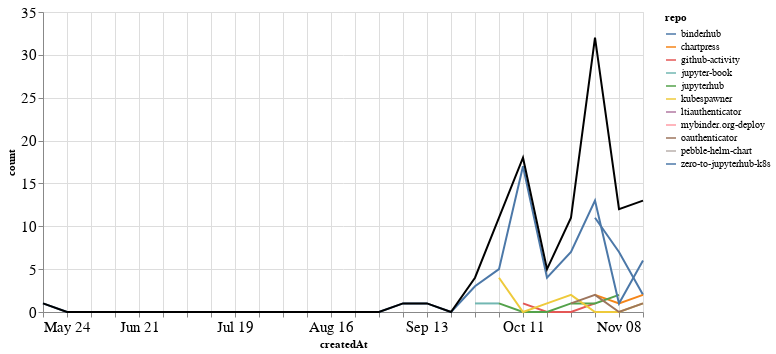

Notebook cell for this chart:
### Markdown cell above
## PRs

### Code cell
prs_time = prs.groupby('repo').resample('W', on='createdAt').count()['author'].reset_index()
prs_time = prs_time.rename(columns={'author': 'count'})
prs_time_total = prs_time.groupby('createdAt').agg({"count": "sum"}).reset_index()

ch1 = alt.Chart(prs_time, width=600).mark_line().encode(
    x='createdAt',
    y='count',
    color='repo',
    tooltip="repo"
)

ch2 = alt.Chart(prs_time_total, width=600).mark_line(color="black").encode(
    x='createdAt',
    y='count',
)

ch1 + ch2

### Figure 1 — Vega-Lite specification as saved in the notebook (floating-point values rounded to 4 significant figures)
{"config": {"axisLeft": {"labelFontSize": 15}, "axisBottom": {"labelFontSize": 15}}, "layer": [{"data": {"name": "data-407f93bc9406275a279dc7ec8a6a9b4e"}, "mark": "line", "encoding": {"color": {"type": "nominal", "field": "repo"}, "tooltip": {"type": "nominal", "field": "repo"}, "x": {"type": "temporal", "field": "createdAt"}, "y": {"type": "quantitative", "field": "count"}}, "width": 600}, {"data": {"name": "data-1863942d28d30839d737d8d1be94b3ff"}, "mark": {"type": "line", "color": "black"}, "encoding": {"x": {"type": "temporal", "field": "createdAt"}, "y": {"type": "quantitative", "field": "count"}}, "width": 600}], "$schema": "https://vega.github.io/schema/vega-lite/v4.8.1.json", "datasets": {"data-407f93bc9406275a279dc7ec8a6a9b4e": [{"repo": "binderhub", "createdAt": "2020-11-01T00:00:00", "count": 11}, {"repo": "binderhub", "createdAt": "2020-11-08T00:00:00", "count": 7}, {"repo": "binderhub", "createdAt": "2020-11-15T00:00:00", "count": 2}, {"repo": "chartpress", "createdAt": "2020-11-01T00:00:00", "count": 2}, {"repo": "chartpress", "createdAt": "2020-11-08T00:00:00", "count": 1}, {"repo": "chartpress", "createdAt": "2020-11-15T00:00:00", "count": 2}, {"repo": "github-activity", "createdAt": "2020-10-11T00:00:00", "count": 1}, {"repo": "github-activity", "createdAt": "2020-10-18T00:00:00", "count": 0}, {"repo": "github-activity", "createdAt": "2020-10-25T00:00:00", "count": 0}, {"repo": "github-activity", "createdAt": "2020-11-01T00:00:00", "count": 1}, {"repo": "jupyter-book", "createdAt": "2020-09-27T00:00:00", "count": 1}, {"repo": "jupyter-book", "createdAt": "2020-10-04T00:00:00", "count": 1}, {"repo": "jupyterhub", "createdAt": "2020-10-04T00:00:00", "count": 1}, {"repo": "jupyterhub", "createdAt": "2020-10-11T00:00:00", "count": 0}, {"repo": "jupyterhub", "createdAt": "2020-10-18T00:00:00", "count": 0}, {"repo": "jupyterhub", "createdAt": "2020-10-25T00:00:00", "count": 1}, {"repo": "jupyterhub", "createdAt": "2020-11-01T00:00:00", "count": 1}, {"repo": "jupyterhub", "createdAt": "2020-11-08T00:00:00", "count": 2}, {"repo": "kubespawner", "createdAt": "2020-10-04T00:00:00", "count": 4}, {"repo": "kubespawner", "createdAt": "2020-10-11T00:00:00", "count": 0}, {"repo": "kubespawner", "createdAt": "2020-10-18T00:00:00", "count": 1}, {"repo": "kubespawner", "createdAt": "2020-10-25T00:00:00", "count": 2}, {"repo": "kubespawner", "createdAt": "2020-11-01T00:00:00", "count": 0}, {"repo": "kubespawner", "createdAt": "2020-11-08T00:00:00", "count": 0}, {"repo": "kubespawner", "createdAt": "2020-11-15T00:00:00", "count": 1}, {"repo": "ltiauthenticator", "createdAt": "2020-11-15T00:00:00", "count": 1}, {"repo": "mybinder.org-deploy", "createdAt": "2020-11-01T00:00:00", "count": 2}, {"repo": "oauthenticator", "createdAt": "2020-10-25T00:00:00", "count": 1}, {"repo": "oauthenticator", "createdAt": "2020-11-01T00:00:00", "count": 2}, {"repo": "oauthenticator", "createdAt": "2020-11-08T00:00:00", "count": 0}, {"repo": "oauthenticator", "createdAt": "2020-11-15T00:00:00", "count": 1}, {"repo": "pebble-helm-chart", "createdAt": "2020-11-08T00:00:00", "count": 1}, {"repo": "zero-to-jupyterhub-k8s", "createdAt": "2020-05-24T00:00:00", "count": 1}, {"repo": "zero-to-jupyterhub-k8s", "createdAt": "2020-05-31T00:00:00", "count": 0}, {"repo": "zero-to-jupyterhub-k8s", "createdAt": "2020-06-07T00:00:00", "count": 0}, {"repo": "zero-to-jupyterhub-k8s", "createdAt": "2020-06-14T00:00:00", "count": 0}, {"repo": "zero-to-jupyterhub-k8s", "createdAt": "2020-06-21T00:00:00", "count": 0}, {"repo": "zero-to-jupyterhub-k8s", "createdAt": "2020-06-28T00:00:00", "count": 0}, {"repo": "zero-to-jupyterhub-k8s", "createdAt": "2020-07-05T00:00:00", "count": 0}, {"repo": "zero-to-jupyterhub-k8s", "createdAt": "2020-07-12T00:00:00", "count": 0}, {"repo": "zero-to-jupyterhub-k8s", "createdAt": "2020-07-19T00:00:00", "count": 0}, {"repo": "zero-to-jupyterhub-k8s", "createdAt": "2020-07-26T00:00:00", "count": 0}, {"repo": "zero-to-jupyterhub-k8s", "createdAt": "2020-08-02T00:00:00", "count": 0}, {"repo": "zero-to-jupyterhub-k8s", "createdAt": "2020-08-09T00:00:00", "count": 0}, {"repo": "zero-to-jupyterhub-k8s", "createdAt": "2020-08-16T00:00:00", "count": 0}, {"repo": "zero-to-jupyterhub-k8s", "createdAt": "2020-08-23T00:00:00", "count": 0}, {"repo": "zero-to-jupyterhub-k8s", "createdAt": "2020-08-30T00:00:00", "count": 0}, {"repo": "zero-to-jupyterhub-k8s", "createdAt": "2020-09-06T00:00:00", "count": 1}, {"repo": "zero-to-jupyterhub-k8s", "createdAt": "2020-09-13T00:00:00", "count": 1}, {"repo": "zero-to-jupyterhub-k8s", "createdAt": "2020-09-20T00:00:00", "count": 0}, {"repo": "zero-to-jupyterhub-k8s", "createdAt": "2020-09-27T00:00:00", "count": 3}, {"repo": "zero-to-jupyterhub-k8s", "createdAt": "2020-10-04T00:00:00", "count": 5}, {"repo": "zero-to-jupyterhub-k8s", "createdAt": "2020-10-11T00:00:00", "count": 17}, {"repo": "zero-to-jupyterhub-k8s", "createdAt": "2020-10-18T00:00:00", "count": 4}, {"repo": "zero-to-jupyterhub-k8s", "createdAt": "2020-10-25T00:00:00", "count": 7}, {"repo": "zero-to-jupyterhub-k8s", "createdAt": "2020-11-01T00:00:00", "count": 13}, {"repo": "zero-to-jupyterhub-k8s", "createdAt": "2020-11-08T00:00:00", "count": 1}, {"repo": "zero-to-jupyterhub-k8s", "createdAt": "2020-11-15T00:00:00", "count": 6}], "data-1863942d28d30839d737d8d1be94b3ff": [{"createdAt": "2020-05-24T00:00:00", "count": 1}, {"createdAt": "2020-05-31T00:00:00", "count": 0}, {"createdAt": "2020-06-07T00:00:00", "count": 0}, {"createdAt": "2020-06-14T00:00:00", "count": 0}, {"createdAt": "2020-06-21T00:00:00", "count": 0}, {"createdAt": "2020-06-28T00:00:00", "count": 0}, {"createdAt": "2020-07-05T00:00:00", "count": 0}, {"createdAt": "2020-07-12T00:00:00", "count": 0}, {"createdAt": "2020-07-19T00:00:00", "count": 0}, {"createdAt": "2020-07-26T00:00:00", "count": 0}, {"createdAt": "2020-08-02T00:00:00", "count": 0}, {"createdAt": "2020-08-09T00:00:00", "count": 0}, {"createdAt": "2020-08-16T00:00:00", "count": 0}, {"createdAt": "2020-08-23T00:00:00", "count": 0}, {"createdAt": "2020-08-30T00:00:00", "count": 0}, {"createdAt": "2020-09-06T00:00:00", "count": 1}, {"createdAt": "2020-09-13T00:00:00", "count": 1}, {"createdAt": "2020-09-20T00:00:00", "count": 0}, {"createdAt": "2020-09-27T00:00:00", "count": 4}, {"createdAt": "2020-10-04T00:00:00", "count": 11}, {"createdAt": "2020-10-11T00:00:00", "count": 18}, {"createdAt": "2020-10-18T00:00:00", "count": 5}, {"createdAt": "2020-10-25T00:00:00", "count": 11}, {"createdAt": "2020-11-01T00:00:00", "count": 32}, {"createdAt": "2020-11-08T00:00:00", "count": 12}, {"createdAt": "2020-11-15T00:00:00", "count": 13}]}}
